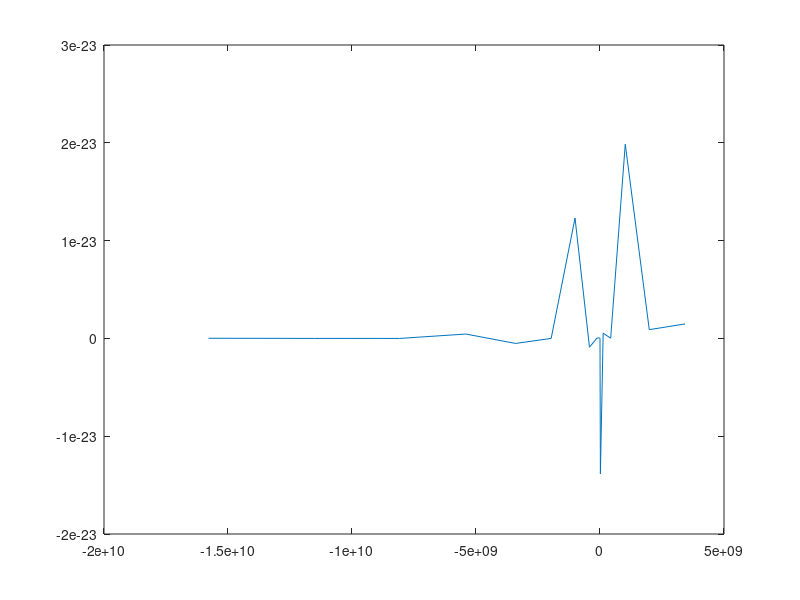

Write MATLAB code to recreate this figure.
clear all
close all
clc
   %% FEA Analysis %%

       E = 73e9, r=2780, g=9.81 
       n1=[0,0];
       n2=[0.8,0];
       n3=[1.6,0];
       n4=[2.4,0];
       n5=[3.2,0];
       n6=[4,0];
       n7=[4,0.8];
       n8=[2.4,0.64];
       n9=[0.8,0.48];
       n10=[0,0.4];
       
       L1 = sqrt(((n2(1)-n1(1))^2+(n2(2)-n1(2)^2)));
       L2 = sqrt(((n3(1)-n2(1))^2+(n3(2)-n2(2)^2)));
       L3 = sqrt(((n4(1)-n3(1))^2+(n4(2)-n3(2)^2)));
       L4 = sqrt(((n5(1)-n4(1))^2+(n5(2)-n4(2)^2)));
       L5 = sqrt(((n6(1)-n5(1))^2+(n6(2)-n5(2)^2)));
       L6 = sqrt(((n7(1)-n6(1))^2+(n7(2)-n6(2)^2)));
       L7 = sqrt(((n8(1)-n7(1))^2+(n8(2)-n7(2)^2)));
       L8 = sqrt(((n9(1)-n8(1))^2+(n9(2)-n8(2)^2)));
       L9 = sqrt(((n10(1)-n9(1))^2+(n10(2)-n9(2)^2)));
       L10 = sqrt(((n10(1)-n1(1))^2+(n10(2)-n1(2)^2)));
       L11 = sqrt(((n9(1)-n1(1))^2+(n9(2)-n1(2)^2)));
       L12 = sqrt(((n9(1)-n2(1))^2+(n9(2)-n2(2)^2)));
       L13 = sqrt(((n9(1)-n3(1))^2+(n9(2)-n3(2)^2)));
       L14 = sqrt(((n3(1)-n8(1))^2+(n3(2)-n8(2)^2)));
       L15 = sqrt(((n8(1)-n4(1))^2+(n8(2)-n4(2)^2)));
       L16 = sqrt(((n8(1)-n5(1))^2+(n8(2)-n5(2)^2)));
       L17 = sqrt(((n7(1)-n5(1))^2+(n7(2)-n5(2)^2)));
       tetha1 = 0;
       tetha2 = 0;
       tetha3 = 0;
       tetha4 = 0;
       tetha5 = 0;
       tetha6 = 90;
       tetha7 = 180 + atand(0.16/(L4+L5));
       tetha8 = 180 + atand(0.16/(L2+L3));
       tetha9 = 180 + atand(0.08/L1);
       tetha10 = 0;
       tetha11 = atand(L12/L1);
       tetha12 = 0;
       tetha13 = 180 - atand(L12/L2);
       tetha14 = atand(L15/L3);
       tetha15 = 0;
       tetha16 = 180 - atand(L15/L4);
       tetha17 = atand(L6/L5);
      
       L = [L1 L2 L3 L4 L5 L6 L7 L8 L9 L10 L11 L12 L13 L14 L15 L16 L17]
       thet = [tetha1 tetha2 tetha3 tetha4 tetha5 tetha6 tetha7 tetha8 tetha9 tetha10 tetha11 tetha12 tetha13 tetha14 tetha15 tetha16 tetha17];
       R = [0.020 0.020 0.020 0.020 0.020 0.015 0.024 0.024 0.024 0.015 0.015 0.015 0.015 0.015 0.015 0.015 0.015]
%        A = (22/7)*R.^2
A = [-15788075667.9907,-11506646463.7620,-8078996746.54495,-5410180780.93450,-3405252831.52555,-1969267162.91298,-1007278039.69170,-424339726.456621,-125506487.802635,-15832588.3246507,-372292.617570435,15820134.7237020,127690429.104263,430184325.929210,1018247560.60364,1986825868.53265,3430864985.12133];
       I = (22/7)*R.^4 /4
       
       for i=1:17;  % Beam elements %
            k_localbeam(:,:,i) = [(E*A(i))/L(i),                   0,                 0, -(E*A(i))/L(i),                   0,                   0;
                                                                 0,  (12*E*I(i))/L(i)^3, (6*E*I(i))/L(i)^2,                                      0, -(12*E*I(i))/L(i)^3,   (6*E*I(i))/L(i)^2;
                                                                 0,   (6*E*I(i))/L(i)^2,   (4*E*I(i))/L(i),                                      0,  -(6*E*I(i))/L(i)^2,     (2*E*I(i))/L(i);
                            -(E*A(i))/L(i),                   0,                  0, (E*A(i))/L(i),                   0,                   0;
                                                                 0, -(12*E*I(i))/L(i)^3, -(6*E*I(i))/L(i)^2,                                      0,  (12*E*I(i))/L(i)^3, -(6*E*I(i))/L(i)^2;
                                                                 0,   (6*E*I(i))/L(i)^2,    (2*E*I(i))/L(i),                                      0,  -(6*E*I(i))/L(i)^2,    (4*E*I(i))/L(i)];


             M_localbeam(:,:,i)=(r*A(i)*L(i))*[2/6 0 0 1/6 0 0;
                                 0 156/420 (22*L(i))/420 0 54/420 (-13*L(i))/420;
                            0 (22*L(i))/420 (4*L(i)*L(i))/420 0 (13*L(i))/420 (-3*L(i)*L(i))/420;
                                                                1/6 0 0 2/6 0 0;
                                       0 54/420 (13*L(i))/420 0 156/420 (-22*L(i))/420;
                            0 (-13*L(i))/420 (-3*L(i)*L(i))/420 0 (-22*L(i))/420 (4*L(i)*L(i))/420];
                                                             
            dk_da_localbeam(:,:,i) = [(E)/L(i),                   0,                 0, -(E)/L(i),                   0,                   0;
                                                                 0,  (12*E*I(i))/L(i)^3, (6*E*I(i))/L(i)^2,                                      0, -(12*E*I(i))/L(i)^3,   (6*E*I(i))/L(i)^2;
                                                                 0,   (6*E*I(i))/L(i)^2,   (4*E*I(i))/L(i),                                      0,  -(6*E*I(i))/L(i)^2,     (2*E*I(i))/L(i);
                                    -(E)/L(i),                   0,                  0, (E)/L(i),                   0,                   0;
                                                                 0, -(12*E*I(i))/L(i)^3, -(6*E*I(i))/L(i)^2,                                      0,  (12*E*I(i))/L(i)^3, -(6*E*I(i))/L(i)^2;
                                                                 0,   (6*E*I(i))/L(i)^2,    (2*E*I(i))/L(i),                                      0,  -(6*E*I(i))/L(i)^2,    (4*E*I(i))/L(i)];

      dM_da_localbeam(:,:,i)= (r*L(i))*[2/6 0 0 1/6 0 0;
                                 0 156/420 (22*L(i))/420 0 54/420 (-13*L(i))/420;
                            0 (22*L(i))/420 (4*L(i)*L(i))/420 0 (13*L(i))/420 (-3*L(i)*L(i))/420;
                                                                1/6 0 0 2/6 0 0;
                                       0 54/420 (13*L(i))/420 0 156/420 (-22*L(i))/420;
                            0 (-13*L(i))/420 (-3*L(i)*L(i))/420 0 (-22*L(i))/420 (4*L(i)*L(i))/420];
                                                             
       T_beam(:,:,i)=[cosd(thet(i)) sind(thet(i)) 0 0 0 0;
                     -sind(thet(i)) cosd(thet(i)) 0 0 0 0;
                                              0 0 1 0 0 0;
                      0 0 0 cosd(thet(i)) sind(thet(i)) 0;
                     0 0 0 -sind(thet(i)) cosd(thet(i)) 0;
                                              0 0 0 0 0 1];
       k_beam(:,:,i) = T_beam(:,:,i)'*k_localbeam(:,:,i)*T_beam(:,:,i);    % k global for Beam elements %
       M_beam(:,:,i) = T_beam(:,:,i)'*M_localbeam(:,:,i)*T_beam(:,:,i);
       dk_da_beam(:,:,i) = T_beam(:,:,i)'*dk_da_localbeam(:,:,i)*T_beam(:,:,i) ;   % dk/dt  global Beam elements %    
       dM_da_beam(:,:,i) = T_beam(:,:,i)'*dM_da_localbeam(:,:,i)*T_beam(:,:,i) ;     
 
       end
       
   %% Global Stiffness Matrix (kg_global = kg_truss + kg_beam) %% 
      format short
      kg_global=zeros(30,30,1); dkg_global = zeros(30,30,17);
      Mg_global=zeros(30,30,1); dMg_global = zeros(30,30,17);
for i = 1:17;
     Dof = zeros(17,17); 
Dof = [1 2 3 4 5 6;4 5 6 7 8 9; 7 8 9 10 11 12; 10 11 12 13 14 15; 13 14 15 16 17 18; 16 17 18 19 20 21; 19 20 21 22 23 24; 22 23 24 25 26 27; 25 26 27 28 29 30;28 29 30 1 2 3;1 2 3 25 26 27; 4 5 6 25 26 27; 25 26 27 7 8 9; 7 8 9 22 23 24; 10 11 12 22 23 24; 22 23 24 13 14 15; 13 14 15 19 20 21];     
     kg_global(Dof(i,:),Dof(i,:),1)= kg_global(Dof(i,:),Dof(i,:),1)+ k_beam(:,:,i);
     dkg_global(Dof(i,:),Dof(i,:),i)= dkg_global(Dof(i,:),Dof(i,:),i)+ dk_da_beam(:,:,i);
     Mg_global(Dof(i,:),Dof(i,:),1)= Mg_global(Dof(i,:),Dof(i,:),1)+M_beam(:,:,i);
     dMg_global(Dof(i,:),Dof(i,:),i)= dMg_global(Dof(i,:),Dof(i,:),i)+dM_da_beam(:,:,i);

end 
     kg_beforeBC = kg_global;
     Mg_beforeBC = Mg_global;
     kg_beforeBC, Mg_beforeBC     
   %% Force Vector (Fg) %%
     Fg=zeros(30,1); Fg(14)= -7000; Fg(23) = -1360;     % considering Engine concentrated loads at 14, fuel weight at 23 %
  
   %% Apply Boundary conditions %% U[11,12,13,14]=0 
    
BC = 16; kg_global(BC,:)=0; kg_global(:,BC)=0; kg_global(BC,BC)=1; Fg(BC)=0;
BC = 17; kg_global(BC,:)=0; kg_global(:,BC)=0; kg_global(BC,BC)=1; Fg(BC)=0;
BC = 18; kg_global(BC,:)=0; kg_global(:,BC)=0; kg_global(BC,BC)=1; Fg(BC)=0;
BC = 19; kg_global(BC,:)=0; kg_global(:,BC)=0; kg_global(BC,BC)=1; Fg(BC)=0;
BC = 20; kg_global(BC,:)=0; kg_global(:,BC)=0; kg_global(BC,BC)=1; Fg(BC)=0;

BC = 16; Mg_global(BC,:)=0; Mg_global(:,BC)=0; Mg_global(BC,BC)=1; Fg(BC)=0;
BC = 17; Mg_global(BC,:)=0; Mg_global(:,BC)=0; Mg_global(BC,BC)=1; Fg(BC)=0;
BC = 18; Mg_global(BC,:)=0; Mg_global(:,BC)=0; Mg_global(BC,BC)=1; Fg(BC)=0;
BC = 19; Mg_global(BC,:)=0; Mg_global(:,BC)=0; Mg_global(BC,BC)=1; Fg(BC)=0;
BC = 20; Mg_global(BC,:)=0; Mg_global(:,BC)=0; Mg_global(BC,BC)=1; Fg(BC)=0;


     kg_afterBC = kg_global;
     Mg_afterBC = Mg_global;
     kg_afterBC, Mg_afterBC

 %% Displacement
    format short
    Ug = inv(kg_afterBC)*Fg
    
 %% Eigen Values and Eigen Vectors
  [V,D]=eig(kg_afterBC,Mg_afterBC)        % V: eigen vectors, D: eigen values %
  
 %% Natural Frequency and Mode shapes
  Natural_frequency= sqrt(D)/(2*pi)
  Mode_shapes = V  
 %% at the initila design point the constraint and weight function value A(i) are
 frequency(1) = 0; % initial freq is zero, free vibration
 weight = r*g*(A(1)*L(1)+A(2)*L(2)+A(3)*L(3)+A(4)*L(4)+A(5)*L(5)+A(6)*L(6)+A(7)*L(7)+A(8)*L(8)+A(9)*L(9)+A(10)*L(10)+A(11)*L(11)+A(12)*L(12)+A(13)*L(13)+A(14)*L(14)+A(15)*L(15)+A(16)*L(16)+A(17)*L(17))
 
 g1 = 1- Ug(2)/20e-03
 g2 = 1- Ug(5)/20e-03
 g3 = 1- Ug(8)/20e-03
 g4 = 1- Ug(11)/20e-03
 g5 = 1- Ug(14)/20e-03
 g6 = 1- Ug(23)/20e-03
 g7 = 1- frequency(1)/20e-03
  
  %% Sensitivity Analysis of weight of structure w.r.t. Design Variable 'R: radius'

 W = r*g*A.*L(i);
 for i=1:17
 Weight_Sensitivity(i) =r*g*(22/7)*2*R(i)*L(i);
 end
 Weight_Sensitivity
 
%% Sensitivity Analysis

%Constraint_1; g1 = Ug(2) < -20e-03 m (tip displacement Dof_2)
for i=1:17
    dUg_dU2 = [ 0;1 ;zeros(28,1)];  % partial diff g1 w.r.t Ug,  dUg/dUg(2)    
    dg1_da(:,:,i) = -(-1/20e-03)*(dUg_dU2)'*(inv(kg_afterBC))*(-dkg_global(:,:,i)*Ug);
end 
dg1_da
%Constraint_2; g2 = Ug(5) < -20e-03 m (displacement Dof_5)
for i=1:17
    dUg_dU5 = [ 0;0;0;0;0;1 ;zeros(24,1)];  % partial diff g1 w.r.t Ug,  dUg/dUg(6)    
    dg2_da(:,:,i) = -(-1/20e-03)*(dUg_dU5)'*(inv(kg_afterBC))*(-dkg_global(:,:,i)*Ug);
end 
dg2_da
%Constraint_3; g3 = Ug(8) < -20e-03 m (displacement Dof_8)
for i=1:17
    dUg_dU8 = [ zeros(7,1);1 ;zeros(22,1)];  % partial diff g1 w.r.t Ug,  dUg/dUg(11)    
    dg3_da(:,:,i) = -(-1/20e-03)*(dUg_dU8)'*(inv(kg_afterBC))*(-dkg_global(:,:,i)*Ug);
end 
dg3_da
%Constraint_4; g4 = Ug(11) < -20e-03 m (displacement Dof_11)
for i=1:17
    dUg_dU11 = [ zeros(10,1);1 ;zeros(19,1)];  % partial diff g1 w.r.t Ug,  dUg/dUg(1)    
    dg4_da(:,:,i) = -(-1/20e-03)*(dUg_dU11)'*(inv(kg_afterBC))*(-dkg_global(:,:,i)*Ug);
end 
dg4_da
%Constraint_5; g5 = Ug(14) < -10e-03 m (displacement Dof_14) 
for i=1:17
    dUg_dU14 = [ zeros(13,1);1 ;zeros(16,1)];  % partial diff g1 w.r.t Ug,  dUg/dUg(1)    
    dg5_da(:,:,i) = -(-1/10e-03)*(dUg_dU14)'*(inv(kg_afterBC))*(-dkg_global(:,:,i)*Ug);
end 
dg5_da
%Constraint_6; g6 = Ug(23) < -10e-03 m (displacement Dof_23)
for i=1:17
    dUg_dU23 = [zeros(22,1);1 ;zeros(7,1)];  % partial diff g1 w.r.t Ug,  dUg/dUg(23)    
    dg6_da(:,:,i) = -(-1/10e-03)*(dUg_dU23)'*(inv(kg_afterBC))*(-dkg_global(:,:,i)*Ug);
end 
dg6_da
%Constraint_7; g7 = freq(1) > 20 Hz (1st Natural Frequency > 20 Hz)
% V = eigen_vectors
df_dD1 = 1/(4*pi*sqrt(D(1)));
df_dD2 = 1/(4*pi*sqrt(D(2)));

for i=1:17       % beam %
 dg7_da(i) =  1/20 * df_dD1*(V(1:6,i)'*(dk_da_beam(:,:,i) - D(1:6,1:6)*dM_da_beam(:,:,i)))*V(1:6,i);
end
dg7_da

plot(A, dg1_da)





